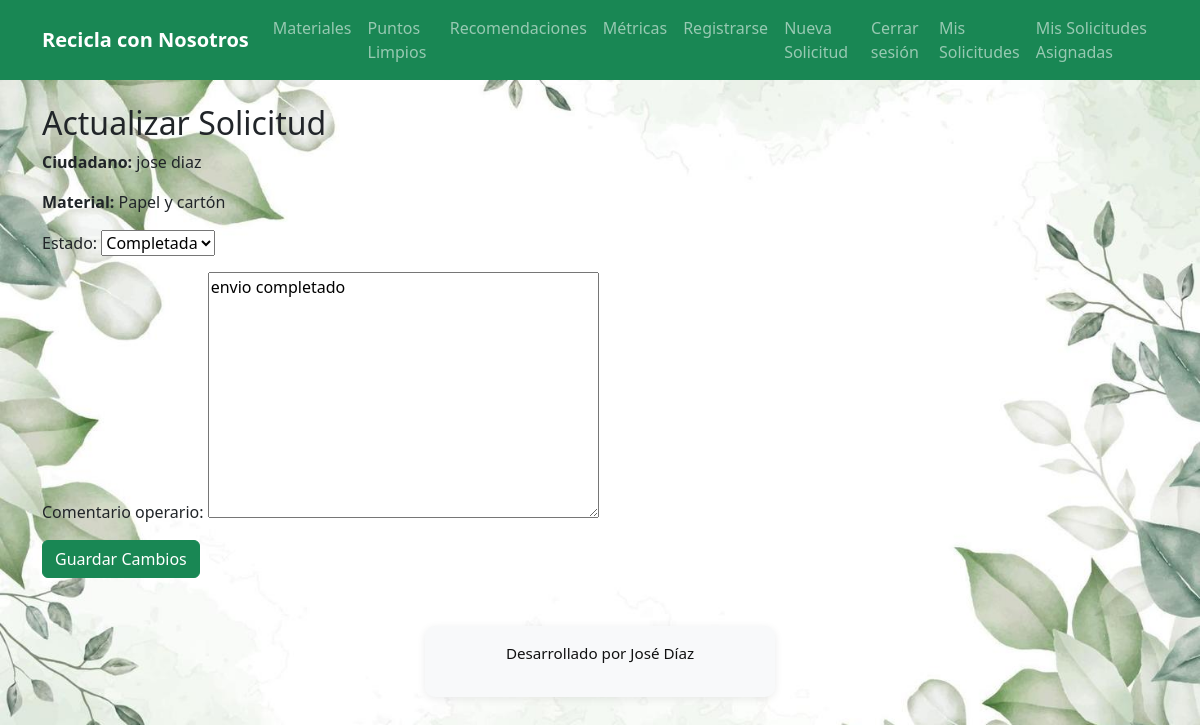
Page /operario/solicitud/1/actualizar/ (signed in) on the earlier database version.
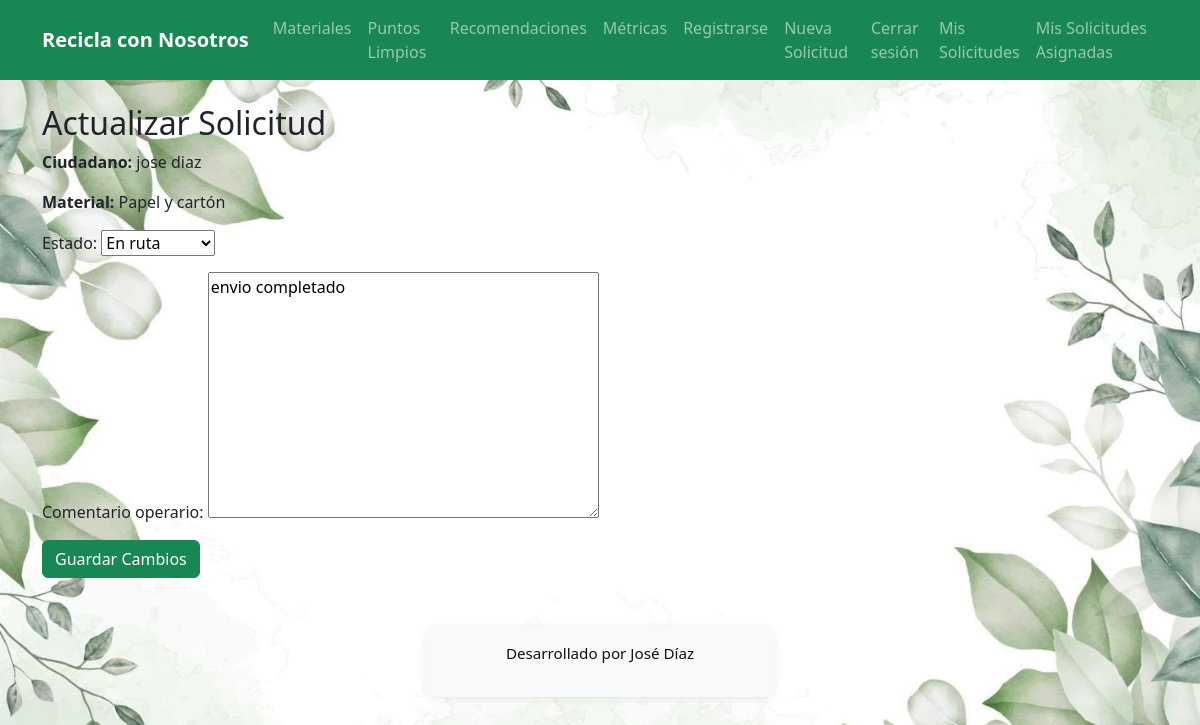
Same page on the later database version.
### core/models.py (models this page shows, shortened)
class SolicitudRetiro(models.Model):
    ciudadano = models.ForeignKey(User, on_delete=models.CASCADE)
    material = models.CharField(max_length=10, choices=MATERIALES)
    cantidad = models.PositiveIntegerField()
    fecha_estimada = models.DateField()
    fecha_creacion = models.DateTimeField(default=timezone.now)
    fecha_completada = models.DateTimeField(null=True, blank=True)
    estado = models.CharField(max_length=3, choices=ESTADOS, default='PEN')
    comentario_operario = models.TextField(blank=True, null=True)
    operario_asignado = models.ForeignKey(
        settings.AUTH_USER_MODEL,
        null=True,
        blank=True,
        related_name='solicitudes_asignadas',
        on_delete=models.SET_NULL)

### core/views.py (the view)
# urls.py: path('operario/solicitud/<int:solicitud_id>/actualizar/', views.actualizar_solicitud, name='actualizar_solicitud'),
@user_passes_test(es_operario)
def actualizar_solicitud(request, solicitud_id):
    solicitud = SolicitudRetiro.objects.get(id=solicitud_id, operario_asignado=request.user)
    if request.method == 'POST':
        form = SolicitudOperarioForm(request.POST, instance=solicitud)
        if form.is_valid():
            solicitud = form.save(commit=False)
            if solicitud.estado == 'COM':
                from django.utils import timezone
                solicitud.fecha_completada = timezone.now()
            solicitud.save()
            return redirect('solicitudes_operario')
    else:
        form = SolicitudOperarioForm(instance=solicitud)
    return render(request, 'core/operario_actualizar.html', {'form': form, 'solicitud': solicitud})

### core/forms.py
class SolicitudOperarioForm(forms.ModelForm):
    class Meta:
        model = SolicitudRetiro
        fields = ['estado', 'comentario_operario']

### core/templatetags/usuario_grupos.py (called while the page is built)
@register.filter(name='has_group')
def has_group(user, group_name):
    return user.groups.filter(name=group_name).exists()

### core/views.py (called while the page is built)
def es_operario(user):
    return user.groups.filter(name='Operario').exists()

### core/templates/core/operario_actualizar.html (shortened to what this page needs)
{% extends 'core/base.html' %}
{% block content %}
<h2>Actualizar Solicitud</h2>
<p><strong>Ciudadano:</strong> {{ solicitud.ciudadano.get_full_name }}</p>
<p><strong>Material:</strong> {{ solicitud.get_material_display }}</p>
<form method="post">
    {{ form.as_p }}
    <button type="submit" class="btn btn-success">Guardar Cambios</button>
</form>
{% endblock %}

### core/templates/core/base.html (shortened to what this page needs)
<!DOCTYPE html>
<html lang="es">
{% load static %}
{% load usuario_grupos %}
<head>
    <link href="https://cdn.jsdelivr.net/npm/bootstrap@5.3.3/dist/css/bootstrap.min.css" rel="stylesheet">
    <link href="{% static 'core/css/estilos.css' %}" rel="stylesheet">
</head>
<body>
    <nav class="navbar navbar-expand-lg navbar-dark bg-success">
  <div class="container">
    <a class="navbar-brand" href="{% url 'index' %}">Recicla con Nosotros</a>
    <div class="collapse navbar-collapse">
      <ul class="navbar-nav ms-auto">
        <li class="nav-item"><a class="nav-link" href="{% url 'materiales' %}">Materiales</a></li>
        <li class="nav-item"><a class="nav-link" href="{% url 'puntos_limpios' %}">Puntos Limpios</a></li>
        <li class="nav-item"><a class="nav-link" href="{% url 'recomendaciones' %}">Recomendaciones</a></li>
        <li class="nav-item"><a class="nav-link" href="{% url 'metricas' %}">Métricas</a></li>
        <li class="nav-item"><a class="nav-link" href="{% url 'registro' %}">Registrarse</a></li>
        {% if user.is_authenticated %}
        <li class="nav-item"><a class="nav-link" href="{% url 'nueva_solicitud' %}">Nueva Solicitud</a></li>
        {% endif %}
        {% if user.is_authenticated %}
        <li class="nav-item">
          <form action="{% url 'logout' %}" method="post" style="display:inline;">
            <button type="submit" class="nav-link btn btn-link">Cerrar sesión</button>
          </form>
        </li>
        {% else %}
        <li class="nav-item"><a class="nav-link" href="{% url 'login' %}">Iniciar sesión</a></li>
        {% endif %}
        {% if user.is_authenticated %}
        <li class="nav-item"><a class="nav-link" href="{% url 'historial_solicitudes' %}">Mis Solicitudes</a></li>
        {% endif %}
        {% if user.is_authenticated and user|has_group:"Operario" %}
<li class="nav-item"><a class="nav-link" href="{% url 'solicitudes_operario' %}">Mis Solicitudes Asignadas</a></li>
        {% endif %}
      </ul>
    </div>
  </div>
</nav>
    <div class="container mt-4">
        {% block content %}
        {% endblock %}
    </div>
    <footer class="text-center mt-5 p-3 bg-light">
      <p>Desarrollado por José Díaz</p>
    </footer>
</body>
</html>

### core/static/core/css/estilos.css (style rules this page uses)
body { background-image: url('/static/core/img/beautiful-green-leaves-watercolor-background-vector.jpg'); background-size: cover; background-attachment: fixed; background-position: center; }
.navbar-brand { font-weight: bold; }
footer { font-size: 0.95rem; color: #111; background: rgba(255, 255, 255, 0.55); border-radius: 10px; padding: 0.5rem 1rem; max-width: 350px; margin: 2rem auto 1rem auto; box-shadow: 0 2px 8px rgba(0,0,0,0.08); backdrop-filter: blur(2px); text-shadow: none; }

Differences in the rows shown:
changed SolicitudRetiro "Papel y cartón": estado "Completada" → "En ruta"
